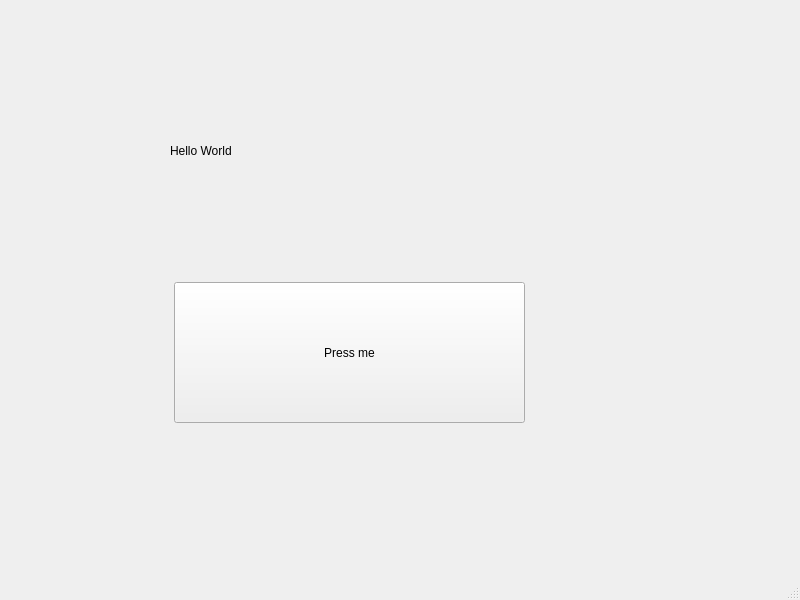
<?xml version="1.0" encoding="UTF-8"?>
<ui version="4.0">
 <class>MainWindow</class>
 <widget class="QMainWindow" name="MainWindow">
  <property name="geometry">
   <rect>
    <x>0</x>
    <y>0</y>
    <width>800</width>
    <height>600</height>
   </rect>
  </property>
  <property name="windowTitle">
   <string>MainWindow</string>
  </property>
  <widget class="QWidget" name="centralwidget">
   <widget class="QPushButton" name="button1">
    <property name="geometry">
     <rect>
      <x>174</x>
      <y>282</y>
      <width>351</width>
      <height>141</height>
     </rect>
    </property>
    <property name="text">
     <string>Press me</string>
    </property>
   </widget>
   <widget class="QLabel" name="label1">
    <property name="geometry">
     <rect>
      <x>170</x>
      <y>80</y>
      <width>371</width>
      <height>141</height>
     </rect>
    </property>
    <property name="text">
     <string>Hello World</string>
    </property>
   </widget>
  </widget>
  <widget class="QMenuBar" name="menubar">
   <property name="geometry">
    <rect>
     <x>0</x>
     <y>0</y>
     <width>800</width>
     <height>21</height>
    </rect>
   </property>
  </widget>
  <widget class="QStatusBar" name="statusbar"/>
 </widget>
 <resources/>
 <connections/>
</ui>
